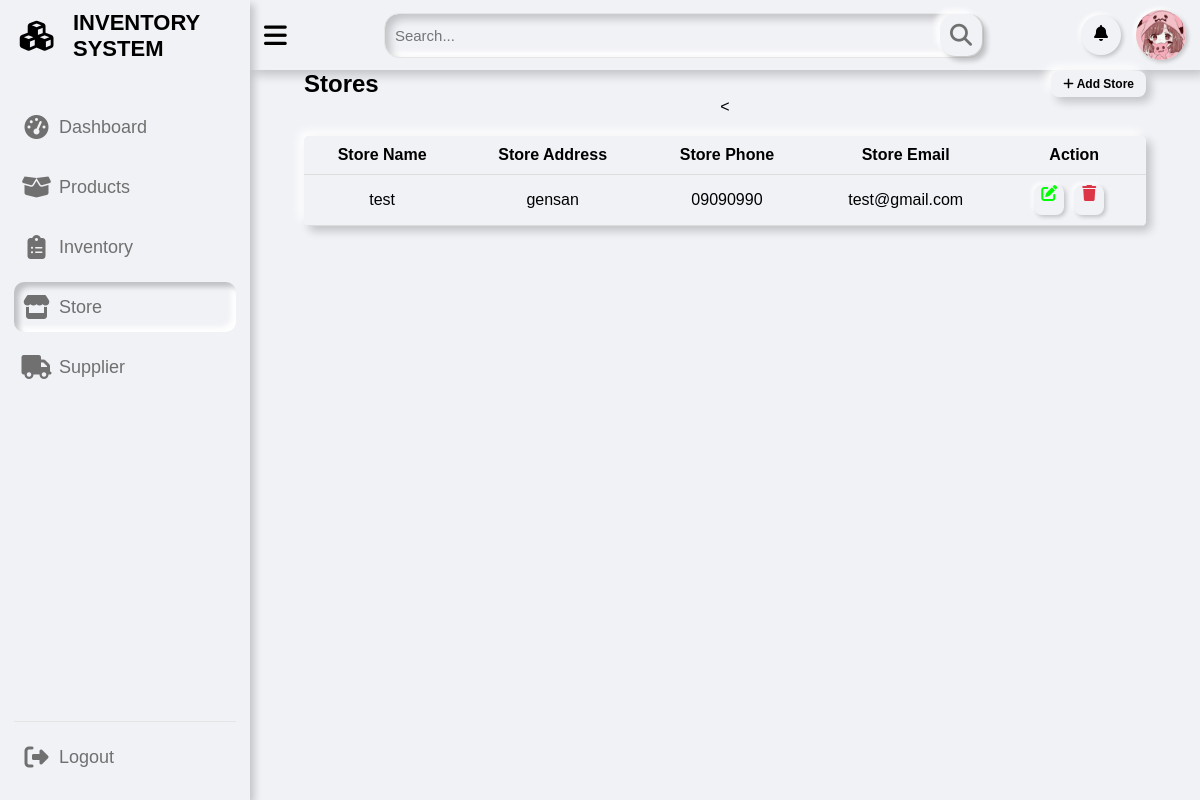
Before: /pages/store.php (signed in) with the older database file.
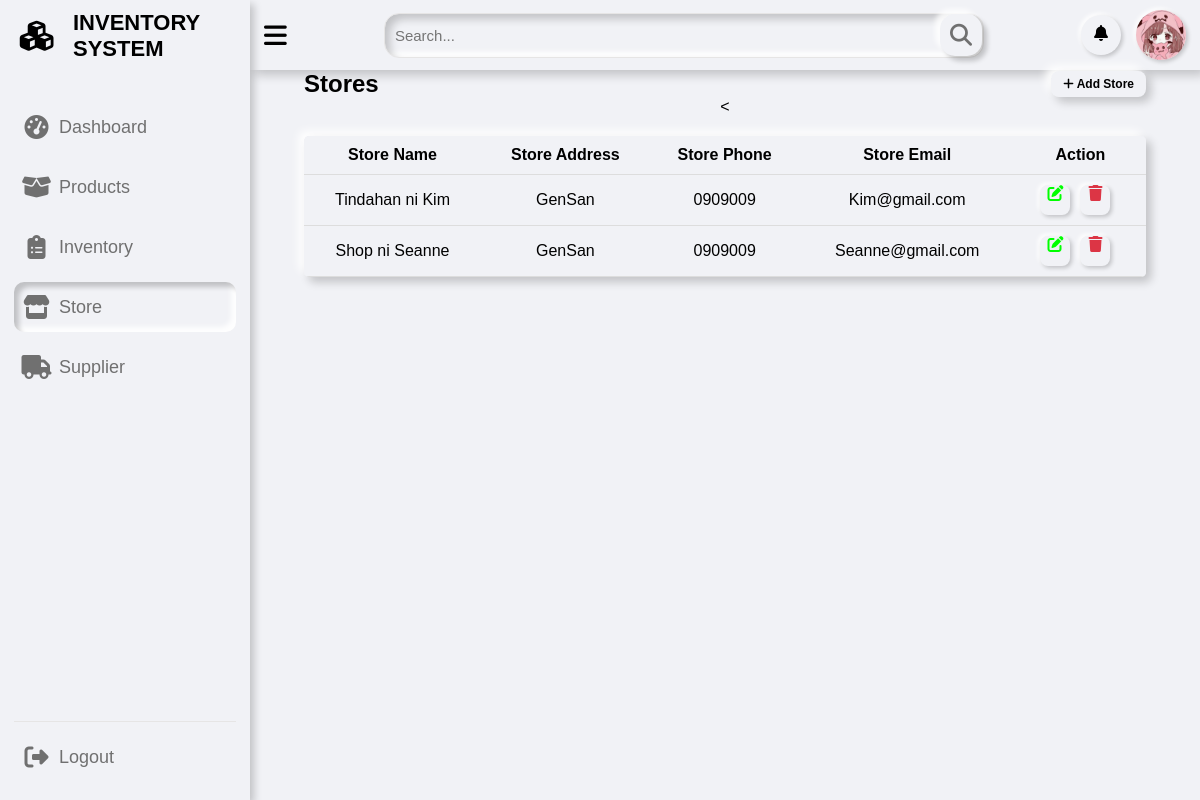
After: the same page with the newer database file.
### tables this page shows
CREATE TABLE `store` (
  `store_id` int(11) NOT NULL,
  `user_id` int(11) DEFAULT NULL,
  `store_name` varchar(255) NOT NULL,
  `store_address` varchar(255) NOT NULL,
  `store_email` varchar(255) NOT NULL,
  `store_phone` varchar(255) NOT NULL
);

### pages/store.php (the view, shortened to what this page needs)
<?php
if (isset($_SESSION['id']) && isset($_SESSION['username']) && $_SESSION['role'] === 'admin') {
?>
  <?php
  include "../includes/sidebar.php";
  include "../includes/topbar.php";
  ?>
  <div class="dash-content">
    <h2>
      Stores
      <span class="popup-icon" onclick="openPopup()">
        <i class="fas fa-plus"></i> Add Store
      </span>
    </h2>
    <?php
    $sql = "SELECT * FROM store";
    $result = $pdo->query($sql);
    if ($result->rowCount() > 0) {
      echo "<table class='product-table'>";
      echo "<thead><tr><th>Store Name</th><th>Store Address</th><th>Store Phone</th><th>Store Email</th><<th>Action</th></tr></thead>";
      echo "<tbody>";
      while ($row = $result->fetch(PDO::FETCH_ASSOC)) {
        echo "<tr>";
        echo "<td>" . $row['store_name'] . "</td>";
        echo "<td>" . $row['store_address'] . "</td>";
        echo "<td>" . $row['store_phone'] . "</td>";
        echo "<td>" . $row['store_email'] . "</td>";
        echo "<td>";
        echo "<a href='#' onclick='openEditStorePopup(" . json_encode($row) . ")' class='edit'><i class='fas fa-edit'></i></a>";
        echo "<a href='#' onclick='openDeleteStorePopup(" . $row['store_id'] . ")' class='delete'><i class='fas fa-trash'></i></a>";
        echo "</td>";
        echo "</tr>";
      }
      echo "</tbody>";
      echo "</table>";
    } else {
      echo "No stores found.";
    }
    ?>
    <?php
    include "../includes/footbar.php";
    ?>
  <?php
} else {
  header("Location: ../index.php?error=Access Error");
  exit();
}
  ?>

Changed rows visible on the page:
removed store: store_name "test", store_address "gensan", store_phone "09090990", store_email "test@gmail.com"
added store: store_name "Tindahan ni Kim", store_address "GenSan", store_phone "0909009", store_email "Kim@gmail.com"
added store: store_name "Shop ni Seanne", store_address "GenSan", store_phone "0909009", store_email "Seanne@gmail.com"
